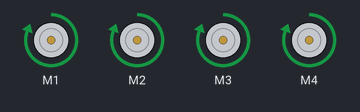
Bench run of a sketch on a simulated Arduino Uno, built with avr-gcc and run on an emulated ATmega328P. Shown: 4 × DC motor (green arrow = forward, orange = backward, longer = faster).

Above: at 1.0 s.
At 5.0 s:
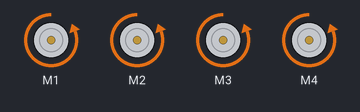
At 7.0 s:
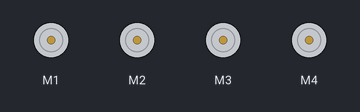
Timing chart, 0 to 10.4 s (numbered marks = the images above):
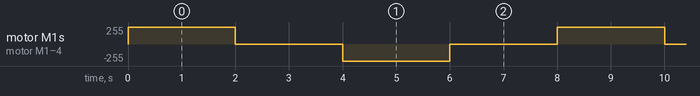

The sketch:

Test_Motor.ino
```cpp
#include <AFMotor.h>

AF_DCMotor motor1(1, MOTOR12_1KHZ); // tạo động cơ #2, 64KHz pwm
AF_DCMotor motor2(2, MOTOR12_1KHZ);
AF_DCMotor motor3(3, MOTOR34_1KHZ);
AF_DCMotor motor4(4, MOTOR34_1KHZ);

void setup() {


  motor1.setSpeed(255);     // chọn tốc độ maximum 255`/255
  motor2.setSpeed(255);
  motor3.setSpeed(255);
  motor4.setSpeed(255);
}

void loop() {

  //    Serial.print("tien");

  motor1.run(FORWARD);      // động cơ tiến
  motor2.run(FORWARD);
  motor3.run(FORWARD);
  motor4.run(FORWARD);
  delay(2000);

  //  Serial.print("lui");

  motor1.run(RELEASE);      //   dừng động cơ
  motor2.run(RELEASE);
  motor3.run(RELEASE);
  motor4.run(RELEASE);
  delay(2000);


  motor1.run(BACKWARD);     // động cơ lùi
  motor2.run(BACKWARD);
  motor3.run(BACKWARD);
  motor4.run(BACKWARD);
  delay(2000);

  //   Serial.print("tack");

  motor1.run(RELEASE);      //   dừng động cơ
  motor2.run(RELEASE);
  motor3.run(RELEASE);
  motor4.run(RELEASE);
  delay(2000);

}
```

Measured:
- by itself, motor M1–4: repeats every 8.0 s: stopped 2.0 s, backward 255/255 2.0 s, stopped 2.0 s, forward 255/255 2.0 s
